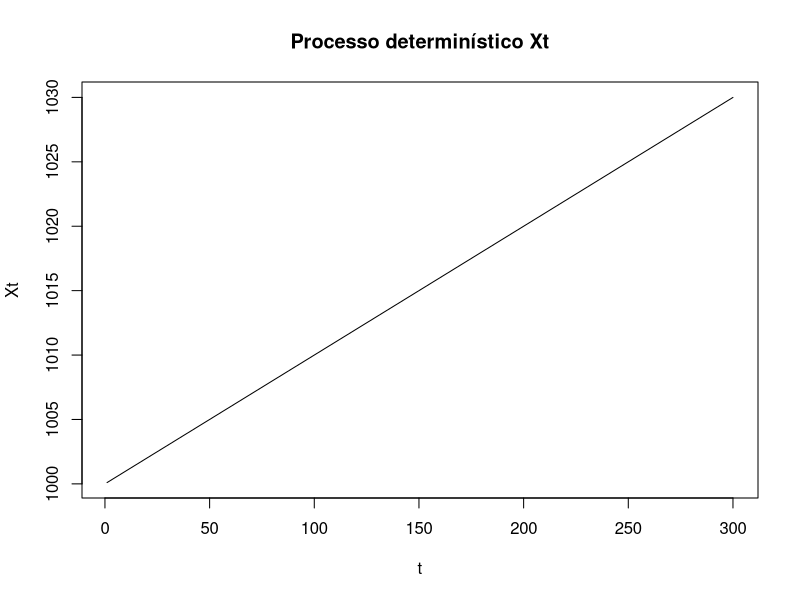
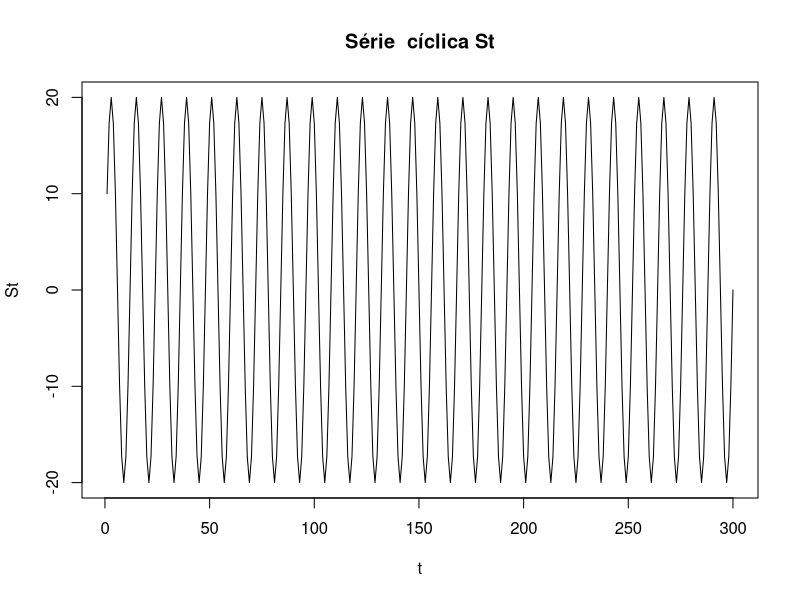
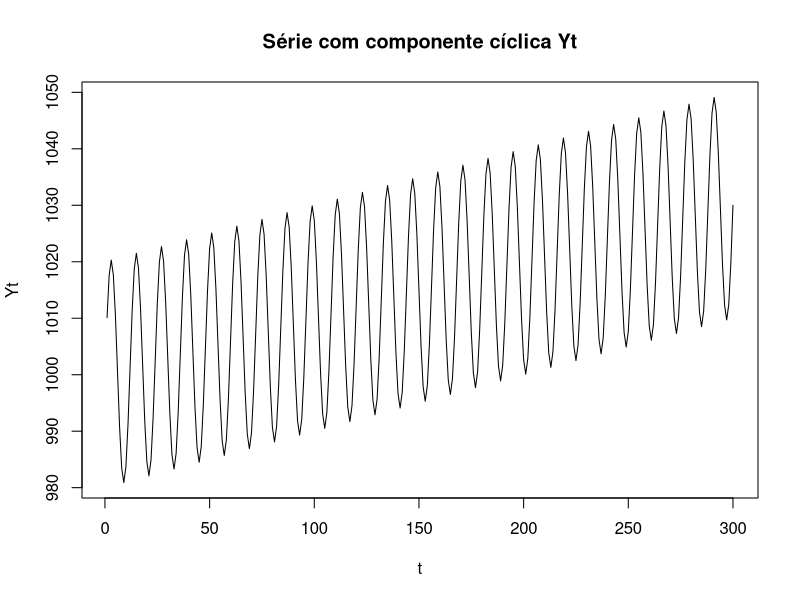
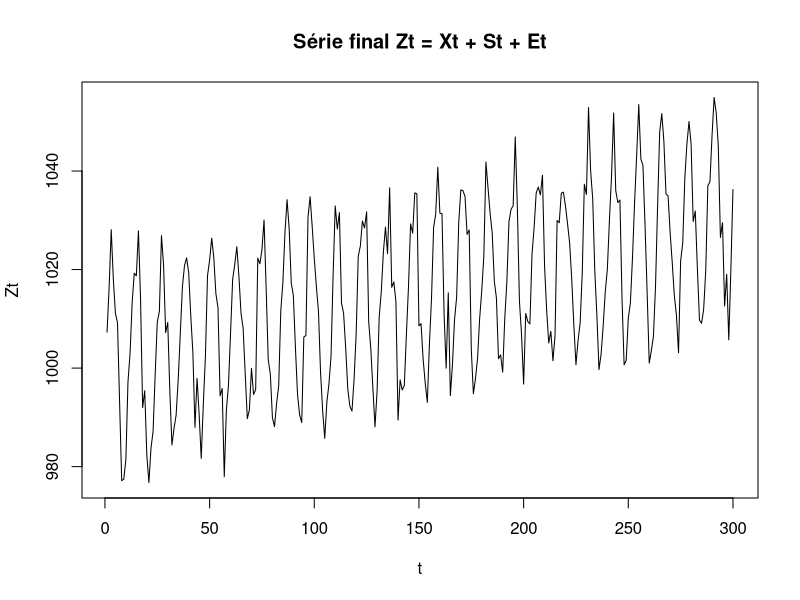
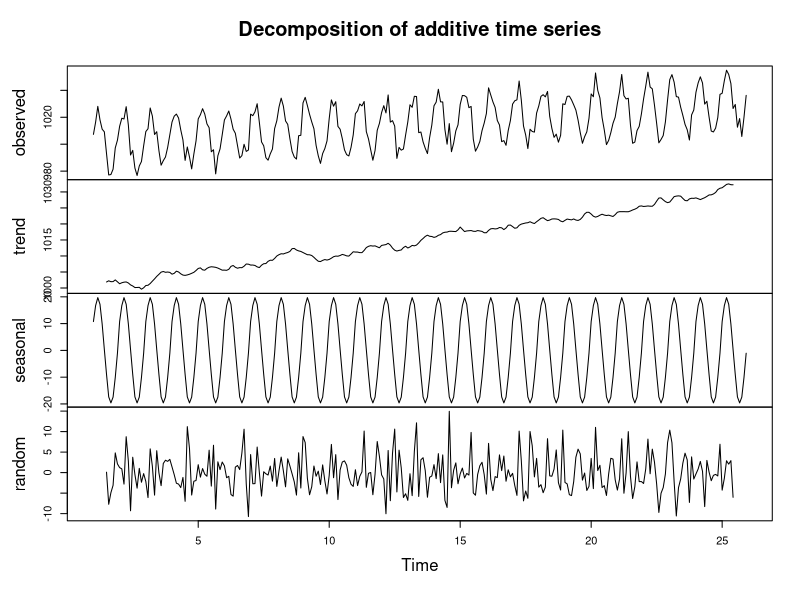

Here is the R script that generated these plots, in order: (Note: this script raises an error after producing the figures.)
## ---- chunk 1
# 1) Simule o processo determinístico:
set.seed(5)
t <- 1:300
Xt <- 1000 + 0.1 * t
plot(t, Xt, type="l", main="Processo determinístico Xt", ylab="Xt", xlab="t")
## ---- chunk 2
# 2) Simule a série cíclica com periodicidade 12 e adicione ao processo anterior:
St <- 20 * sin((2*pi/12) * t)
plot(t, St, type="l", main="Série  cíclica St", ylab="St", xlab="t")
## ---- chunk 3
Yt <- Xt + St
plot(t, Yt, type="l", main="Série com componente cíclica Yt", ylab="Yt", xlab="t")
## ---- chunk 4
# 3) Simule o ruído branco e adicione ao processo:
set.seed(123)
Et <- rnorm(length(t), mean=0, sd=5) # N(0,25) → sd = sqrt(25) = 5
Zt <- Xt + St + Et
plot(t, Zt, type="l", main="Série final Zt = Xt + St + Et", ylab="Zt", xlab="t")
## ---- chunk 5
# 4) Analise o resultado da função decompose():
tsZ <- ts(Zt, frequency=12)
decomp <- decompose(tsZ)
plot(decomp)
## ---- chunk 6
h <- 30 # numero de pontos que serao previstos (horizonte de previsao)
n = 300
dec <- decompose(tsZ)

trend <- dec$trend  ## componente de tendencia
sea <- dec$seasonal ## componente sazonal
E <- dec$random     ## componente aleatorio


## previsao da componente de tendencia
tempo <- 1:n
trend.lm <- lm(trend ~ tempo)
trend.forec <- trend.lm$coefficients[[1]] +  trend.lm$coefficients[[2]]*((n+1):(n+h)) %>% ts(start=end(trend)+c(0,1), frequency = 12)
cbind(trend, trend.forec) %>% plot.ts(plot.type='s', col=c(1,2))

## previsao do termo sazonal
library(forecast)

sea.forec <- snaive(sea, h=h)$mean

cbind(sea, sea.forec) %>% plot.ts(plot.type='s', col=c(1,2))


### previsão pontual
forec <- trend.forec + sea.forec

cbind(tsZ, forec) %>% plot.ts(plot.type = 's', col=c(1,2))
## ---- chunk 7
# 5) Sugira uma forma de prever valores futuros:
library(forecast)
fit <- auto.arima(tsZ)
forecast(fit, h=12) |> plot(main="Previsão da série Zt")
## ---- chunk 8
set.seed(123)
n <- 100
X <- numeric(n)
X[1:6] <- c(58.9, 60.0, 59.8, 59.2, 58.9, 58.7)
for (t in 7:n) {
  X[t] <- 5 + 0.35 * X[t-1] + 0.6 * X[t-6] + rnorm(1, mean=0, sd=2)
}
plot.ts(X, main="Processo estocástico Xt", ylab="Xt")
## ---- chunk 9
train <- X[1:90]
test <- X[91:100]
